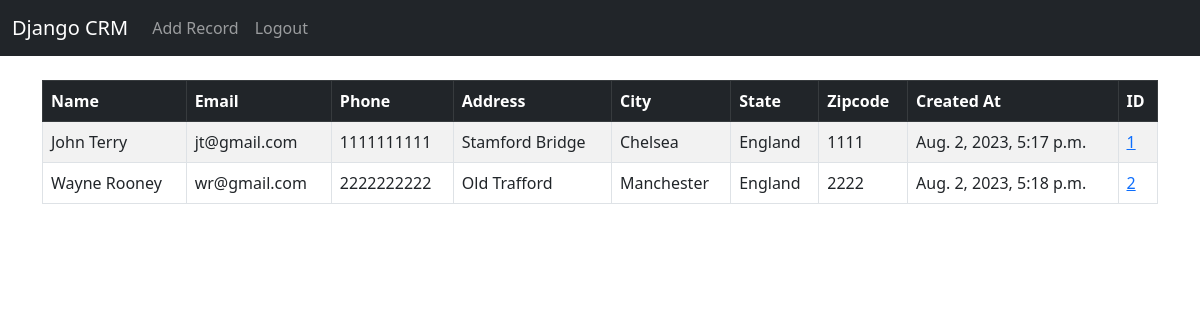
The app's page / (signed in) with its own data.
### website/models.py (models this page shows, shortened)
class Record(models.Model):
	created_at = models.DateTimeField(auto_now_add=True)
	first_name = models.CharField(max_length=50)
	last_name =  models.CharField(max_length=50)
	email =  models.CharField(max_length=100)
	phone = models.CharField(max_length=15)
	address =  models.CharField(max_length=100)
	city =  models.CharField(max_length=50)
	state =  models.CharField(max_length=50)
	zipcode =  models.CharField(max_length=20)

### website/views.py (the view)
# urls.py: 2. Add a URL to urlpatterns:  path('', views.home, name='home')
def home(request):
	records = Record.objects.all()
	if request.method == 'POST':
		username = request.POST['username']
		password = request.POST['password']
		user = authenticate(request, username=username, password=password)
		if user is not None:
			login(request, user)
			messages.success(request, "You Have Been Logged In!")
			return redirect('home')
		else:
			messages.success(request, "There Was An Error Logging In, Please Try Again...")
			return redirect('home')
	else:
		return render(request, 'home.html', {'records':records})

### website/templates/home.html (shortened to what this page needs)
{% extends 'base.html' %}
{% block content %}
{% if user.is_authenticated %}
<table class="table table-striped table-hover table-bordered">
  <thead class="table-dark">
    <tr>
      <th scope="col">Name</th>
      <th scope="col">Email</th>
      <th scope="col">Phone</th>
      <th scope="col">Address</th>
      <th scope="col">City</th>
      <th scope="col">State</th>
      <th scope="col">Zipcode</th>
      <th scope="col">Created At</th>
      <th scope="col">ID</th>
    </tr>
  </thead>
  <tbody>
    {% if records %} {% for record in records %}
    <tr>
      <td>{{ record.first_name }} {{ record.last_name }}</td>
      <td>{{ record.email }}</td>
      <td>{{ record.phone }}</td>
      <td>{{ record.address }}</td>
      <td>{{ record.city }}</td>
      <td>{{ record.state }}</td>
      <td>{{ record.zipcode }}</td>
      <td>{{ record.created_at }}</td>
      <td><a href="{% url 'record' record.id %}">{{ record.id }}</a></td>
    </tr>
    {% endfor %} {% endif %}
  </tbody>
</table>
  {% endif %} {% endblock %}

### website/templates/base.html (shortened to what this page needs)
<!doctype html>
<html lang="en">
  <head>
    <link href="https://cdn.jsdelivr.net/npm/bootstrap@5.3.0-alpha1/dist/css/bootstrap.min.css" rel="stylesheet">
  </head>
  <body>
    {% include 'navbar.html' %}
    <div class="container">
      <br/>
      {% block content %}
      {% endblock%}
    </div>
  </body>
</html>

### website/templates/navbar.html (shortened to what this page needs)
<nav class="navbar navbar-expand-lg navbar-dark bg-dark">
  <div class="container-fluid">
    <a class="navbar-brand" href="{% url 'home' %}">Django CRM</a>
    <div class="collapse navbar-collapse" id="navbarSupportedContent">
      <ul class="navbar-nav me-auto mb-2 mb-lg-0">
        {% if user.is_authenticated %}
        <li class="nav-item">
          <a class="nav-link" href="{% url 'add_record' %}">Add Record</a>
        </li>
        <li class="nav-item">
          <a class="nav-link" href="{% url 'logout' %}">Logout</a>
        </li>
        {% endif %}
      </ul>
    </div>
  </div>
</nav>

### records on screen
Record: first_name "John", last_name "Terry", email "jt@gmail.com", phone "1111111111", address "Stamford Bridge", city "Chelsea", state "England", zipcode "1111", created_at "Aug. 2, 2023, 5:17 p.m.", id "1"
Record: first_name "Wayne", last_name "Rooney", email "wr@gmail.com", phone "2222222222", address "Old Trafford", city "Manchester", state "England", zipcode "2222", created_at "Aug. 2, 2023, 5:18 p.m.", id "2"
